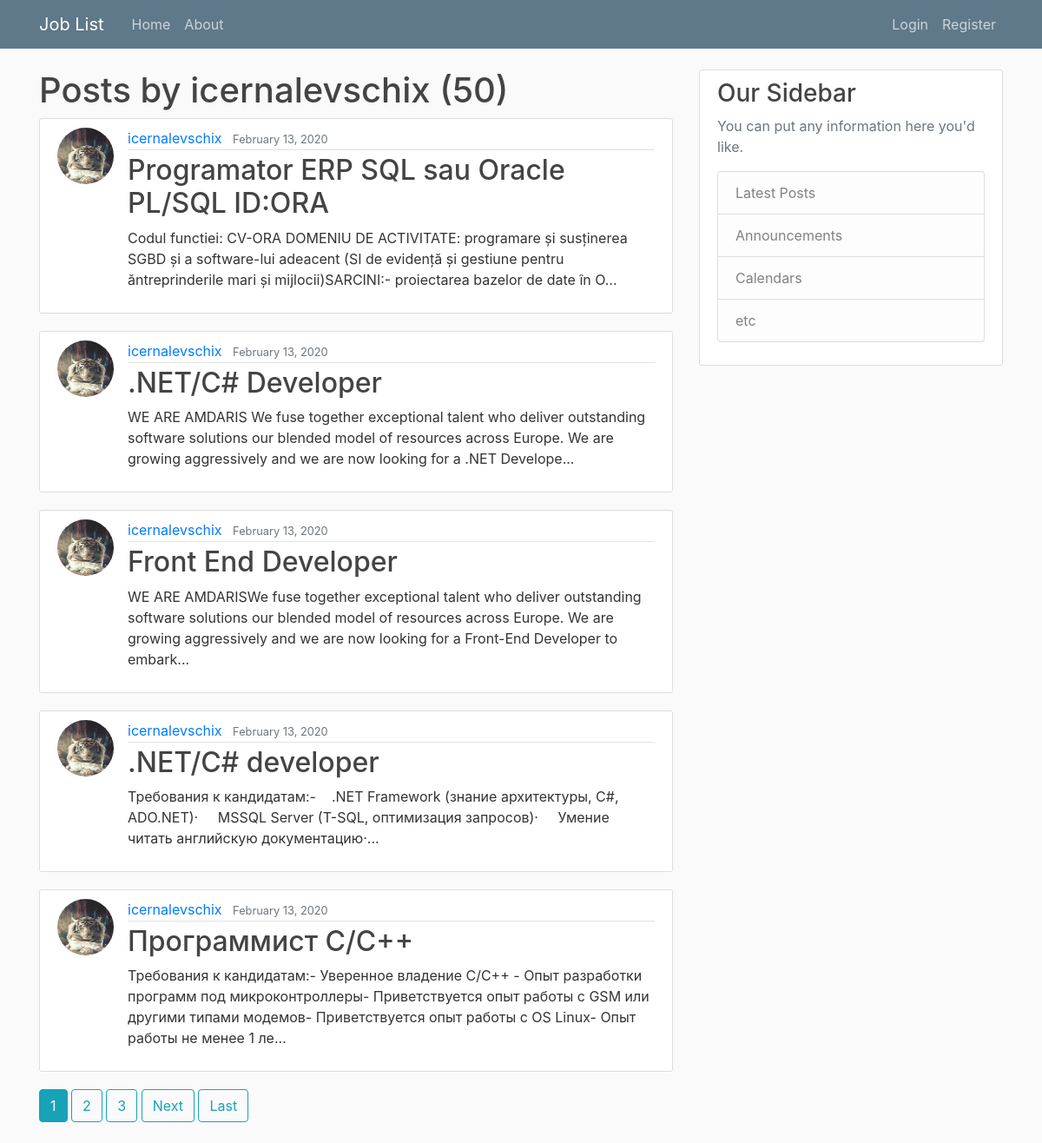
/user/icernalevschix, run on the app's committed database.
### job_list/models.py (models this page shows, shortened)
class Post(models.Model):
    title = models.CharField(max_length=100)
    content = models.TextField()
    date_posted = models.DateTimeField(default=timezone.now)
    date_expire = models.DateField(default=expire_date(30))
    author = models.ForeignKey(User, on_delete=models.CASCADE)
    sallary = models.CharField(default='Negociabil', max_length=20)

### users/models.py (models this page shows, shortened)
class Profile(models.Model):
    user = models.OneToOneField(User, on_delete=models.CASCADE)
    image = models.ImageField(default='default.jpg', upload_to='profile_pics')

### job_list/views.py (the view)
# urls.py: path('user/<str:username>', views.UserPostListView.as_view(), name='user-posts'),
class UserPostListView(ListView):
    model = Post
    template_name = 'job_list/user_posts.html'
    context_object_name = 'posts'
    paginate_by = 5
    def get_queryset(self):
        user = get_object_or_404(User, username=self.kwargs.get('username'))
        return Post.objects.filter(author=user).order_by('-date_posted')

### job_list/templates/job_list/user_posts.html (shortened to what this page needs)
{% extends "job_list/base.html" %}
{% block content %}
    <h1>Posts by {{ view.kwargs.username }} ({{ page_obj.paginator.count }})</h1>
    {% for post in posts %}
    <article class="media content-section">
      <img class ="rounded-circle article-img" src="{{ post.author.profile.image.url }}">
        <div class="media-body">
          <div class="article-metadata">
            <a class="mr-2" href="{% url 'user-posts' post.author.username %}">{{ post.author }}</a>
            <small class="text-muted">{{ post.date_posted|date:"F d, Y" }}</small>
          </div>
          <h2><a class="article-title" href="{% url 'post-detail' post.id %}">{{ post.title }}</a></h2>
          <p class="article-content">{{ post.content }}</p>
        </div>
      </article>
    {% endfor %}
    {% if is_paginated %}
      {% for num in page_obj.paginator.page_range %}
        {% if page_obj.number == num %}
          <a class="btn btn-info mb-4" href="?page={{ num }}">{{ num }}</a>
        {% elif num > page_obj.number|add:'-3' and num < page_obj.number|add:'3' %}
          <a class="btn btn-outline-info mb-4" href="?page={{ num }}">{{ num }}</a>
        {% endif %}
      {% endfor %}
      {% if page_obj.has_next %}
      <a class="btn btn-outline-info mb-4" href="?page={{ page_obj.next_page_number }}">Next</a>
      <a class="btn btn-outline-info mb-4" href="?page={{ page_obj.paginator.num_pages }}">Last</a>
      {% endif %}
    {% endif %}
{% endblock content %}

### job_list/static/job_list/main.css (style rules this page uses)
body { background: #fafafa; color: #333333; margin-top: 5rem; }
h1, h2, h3, h4, h5, h6 { color: #444444; }
.content-section { background: #ffffff; padding: 10px 20px; border: 1px solid #dddddd; border-radius: 3px; margin-bottom: 20px; }
.article-title { color: #444444; }
.article-content { white-space: pre-line; }
.article-img { height: 65px; width: 65px; margin-right: 16px; }
.article-metadata { padding-bottom: 1px; margin-bottom: 4px; border-bottom: 1px solid #e3e3e3 }

### data on the page
Post: author.profile.image (picture), author "icernalevschix", date_posted "February 13, 2020", title "Programator ERP SQL sau Oracle PL/SQL ID:ORA", content "Codul functiei: CV-ORA DOMENIU DE ACTIVITATE: programare și susținerea SGBD și a software-lui adeacent (SI de evidență și gestiune pentru ăntreprinderile mari și mijlocii)SARCINI:- proiectarea bazelor de date în O..."
Post: author.profile.image (picture), author "icernalevschix", date_posted "February 13, 2020", title ".NET/C# Developer", content "WE ARE AMDARIS We fuse together exceptional talent who deliver outstanding software solutions our blended model of resources across Europe. We are growing aggressively and we are now looking for a .NET Develope..."
Post: author.profile.image (picture), author "icernalevschix", date_posted "February 13, 2020", title "Front End Developer", content "WE ARE AMDARISWe fuse together exceptional talent who deliver outstanding software solutions our blended model of resources across Europe. We are growing aggressively and we are now looking for a Front-End Developer to embark..."
Post: author.profile.image (picture), author "icernalevschix", date_posted "February 13, 2020", title ".NET/C# developer", content "Требования к кандидатам:- .NET Framework (знание архитектуры, С#, ADO.NET)· MSSQL Server (T-SQL, оптимизация запросов)· Умение читать английскую документацию·..."
Post: author.profile.image (picture), author "icernalevschix", date_posted "February 13, 2020", title "Программист С/С++", content "Требования к кандидатам:- Уверенное владение С/С++ - Опыт разработки программ под микроконтроллеры- Приветствуется опыт работы с GSM или другими типами модемов- Приветствуется опыт работы с OS Linux- Опыт работы не менее 1 ле..."

### other printed values
{{ view.kwargs.username }} "icernalevschix"
{{ page_obj.paginator.count }} "50"
{{ num }} "1"
{{ num }} "2" "3"
